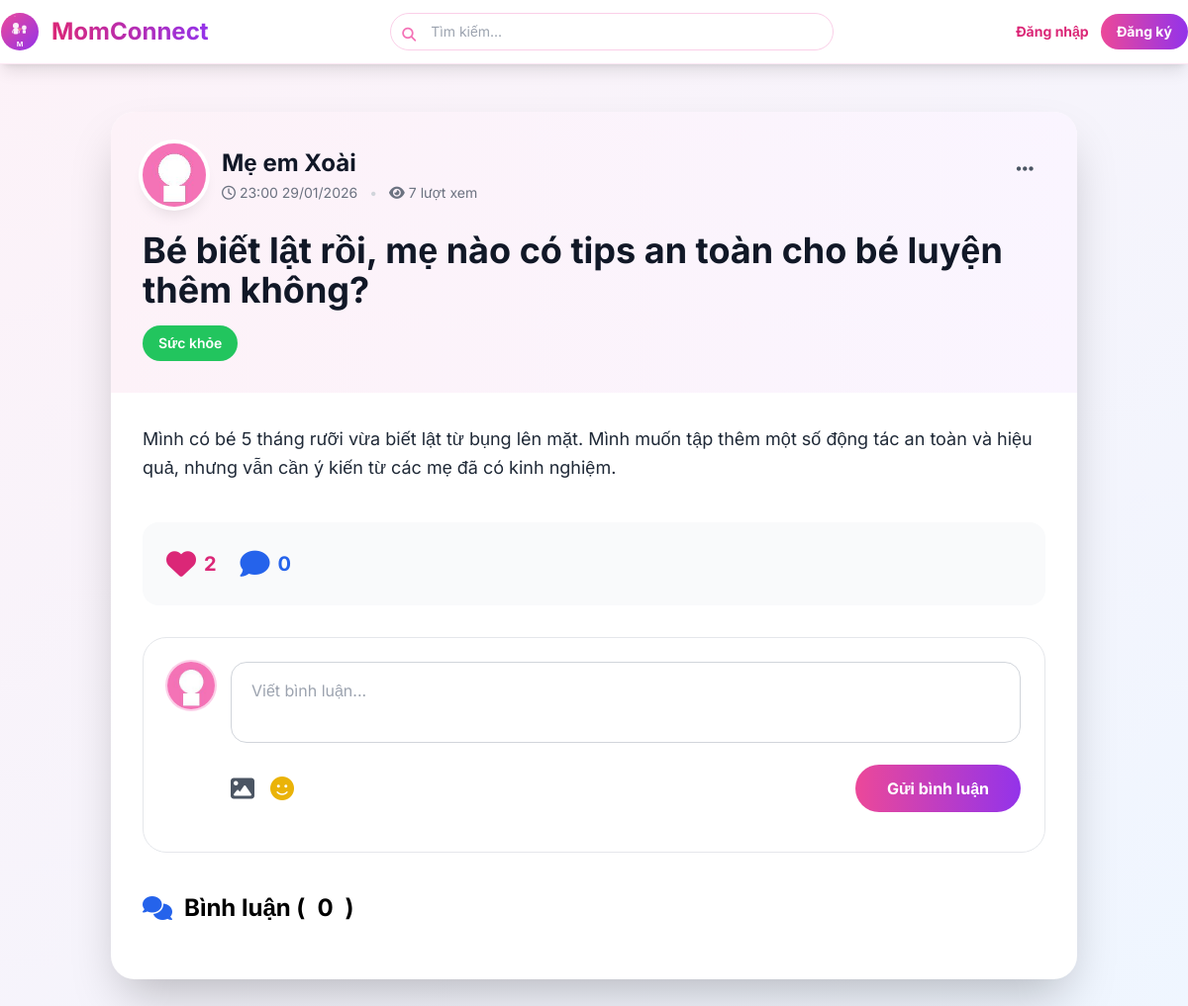
The app's page /post/14 (signed in), older data.
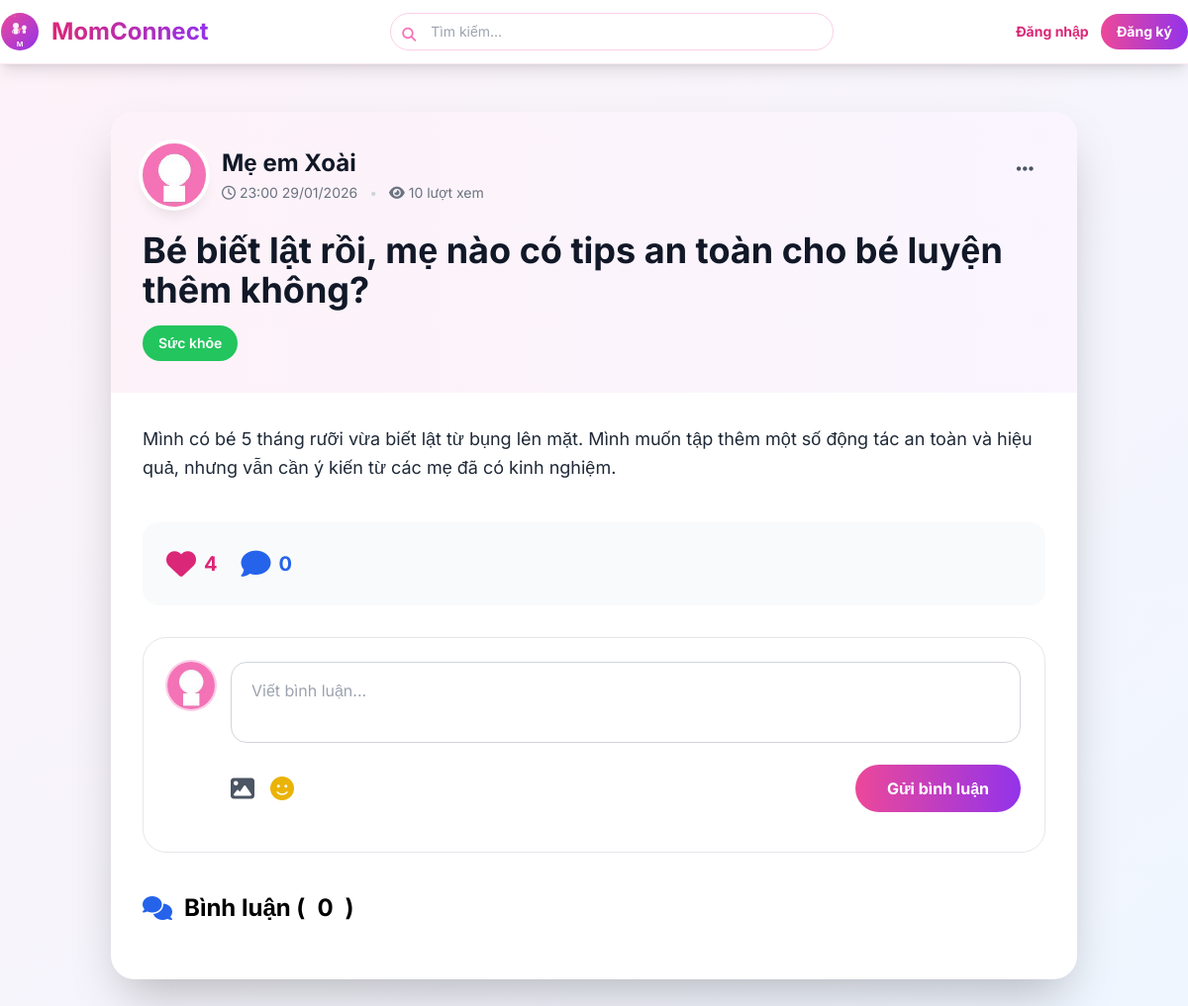
The same page, newer data.
### models.py (models this page shows, shortened)
class Post(db.Model):
    __tablename__ = 'posts'
    id = db.Column(db.Integer, primary_key=True)
    title = db.Column(db.String(200), nullable=False)
    content = db.Column(db.Text, nullable=False)
    images = db.Column(db.Text)
    video = db.Column(db.String(200))
    category = db.Column(db.String(50), default='other')
    post_type = db.Column(db.String(20), default='question')
    is_expert_post = db.Column(db.Boolean, default=False)
    likes = db.Column(db.Integer, default=0)
    comments_count = db.Column(db.Integer, default=0)
    created_at = db.Column(db.DateTime, default=vietnam_now)
    user_id = db.Column(db.Integer, db.ForeignKey('users.id'), nullable=False)
    is_helpful = db.Column(db.Boolean, default=False)
    views = db.Column(db.Integer, default=0)
    rating = db.Column(db.Float, default=0.0)
    rating_count = db.Column(db.Integer, default=0)
    def get_images_list(self):
        if not self.images:
            return []
        all_files = self.images.split(',')
        return [f for f in all_files if not f.lower().endswith(('.mp4', '.mov', '.avi', '.webm'))]

### app.py (the view)
@app.route('/post/<int:post_id>')
def post_detail(post_id):
    post = Post.query.get_or_404(post_id)
    if current_user.is_authenticated:
        detail_viewed_posts = session.get('detail_viewed_posts', [])
        if current_user.id != post.user_id and post_id not in detail_viewed_posts:
            post.views += 1
            db.session.commit()
            detail_viewed_posts.append(post_id)
            session['detail_viewed_posts'] = detail_viewed_posts
    else:
        detail_viewed_posts = request.cookies.get('detail_viewed_posts', '').split(',')
        detail_viewed_posts = [int(p) for p in detail_viewed_posts if p.isdigit()]
        if post_id not in detail_viewed_posts:
            post.views += 1
            db.session.commit()
            detail_viewed_posts.append(post_id)
            response = make_response(render_template('post_detail.html', post=post, comments=[]))  # ← fix ở đây
            response.set_cookie('detail_viewed_posts', ','.join(map(str, detail_viewed_posts)), max_age=3600)
            return response
    comments = Comment.query.filter_by(post_id=post_id).order_by(Comment.created_at.desc()).all()
    return render_template('post_detail.html', post=post, comments=comments)

### app.py (called while the page is built)
@app.template_filter('vietnam_time')
def vietnam_time_filter(dt):
    if dt is None:
        return ""
    if dt.tzinfo is not None:
        dt = dt.astimezone(pytz.timezone('Asia/Ho_Chi_Minh'))
    return dt.strftime('%H:%M %d/%m/%Y')

@app.context_processor
def utility_processor():
    def now():
        return vietnam_now()
    return dict(now=now)

### templates/post_detail.html (shortened to what the changed rows need)
{% extends "base.html" %}
{% block content %}
<div class="max-w-5xl mx-auto p-4 md:p-6">
    <div class="bg-white rounded-3xl shadow-2xl overflow-hidden">
        <div class="p-6 md:p-8 bg-gradient-to-r from-pink-50 to-purple-50">
            <div class="flex items-start justify-between mb-6">
                <div class="flex items-center gap-4">
                    <div>
                        <div class="flex items-center gap-3 mt-1 text-sm text-gray-500">
                            <span><i class="far fa-clock"></i> {{ post.created_at | vietnam_time }}</span>
                            <span class="text-gray-300">•</span>
                            <span><i class="fas fa-eye"></i> <span id="view-count-detail">{{ post.views|default(0)
                                    }}</span> lượt xem</span>
                        </div>
                    </div>
                </div>
                <div class="relative">
                </div>
            </div>
            <h1 class="text-3xl md:text-4xl font-bold text-gray-900 mb-4">{{ post.title }}</h1>
            <div class="flex flex-wrap gap-3">
                <span class="px-4 py-2 rounded-full text-sm font-semibold
                    {% if post.category == 'health' %}bg-green-500 text-white
                    {% elif post.category == 'nutrition' %}bg-yellow-500 text-white
                    {% elif post.category == 'story' %}bg-purple-500 text-white
                    {% elif post.category == 'tips' %}bg-blue-500 text-white
                    {% else %}bg-gray-500 text-white{% endif %}">
                    {{ {'health':'Sức khỏe','nutrition':'Dinh dưỡng','story':'Tâm sự','tips':'Mẹo
                    hay','other':'Khác'}[post.category] }}
                </span>
            </div>
        </div>
        <div class="p-6 md:p-8">
            <div class="prose max-w-none text-gray-800 leading-relaxed text-lg mb-10">
                {{ post.content | replace('\n', '<br>') | safe }}
            </div>
            <div class="flex flex-wrap items-center justify-between gap-4 p-6 bg-gray-50 rounded-2xl mb-8">
                <div class="flex gap-6">
                    <button onclick="likePost({{ post.id }})"
                        class="flex items-center gap-2 text-pink-600 hover:text-pink-700">
                        <i class="fas fa-heart text-3xl" id="like-icon-{{ post.id }}"></i>
                        <span class="font-bold text-xl" id="like-count-{{ post.id }}">{{ post.likes }}</span>
                    </button>
                    <button onclick="focusCommentInput()"
                        class="flex items-center gap-2 text-blue-600 hover:text-blue-700">
                        <i class="fas fa-comment text-3xl"></i>
                        <span class="font-bold text-xl" id="comment-count-detail">{{ post.comments_count }}</span>
                    </button>
                </div>
            </div>
            <div class="bg-white border border-gray-200 rounded-3xl p-6 mb-10">
                <div class="flex gap-4">
                    <div class="flex-1">
                        <textarea id="comment-input-{{ post.id }}" placeholder="Viết bình luận..."
                            class="w-full px-5 py-4 border border-gray-300 rounded-2xl focus:ring-4 focus:ring-pink-300 outline-none resize-none"
                            rows="2" onkeydown="handleCommentKeyDown(event, {{ post.id }})"></textarea>
                        <div class="flex justify-between items-center mt-4">
                            <div class="flex gap-4">
                            </div>
                            <button onclick="submitComment({{ post.id }})"
                                class="px-8 py-3 bg-gradient-to-r from-pink-500 to-purple-600 text-white rounded-full font-bold hover:shadow-xl transition">
                            </button>
                        </div>
                    </div>
                </div>
            </div>
            <h3 class="text-2xl font-bold mb-6 flex items-center gap-3">
                <i class="fas fa-comments text-blue-600"></i>
                Bình luận (<span id="total-comments">{{ comments|length }}</span>)
            </h3>
        </div>
    </div>
</div>
{% endblock %}

Row changes from the older to the newer data that the page shows:
changed Post "Bé biết lật rồi, mẹ nào có tips an toàn cho bé luyện thêm không?": views "7" → "10"; likes "2" → "4"
